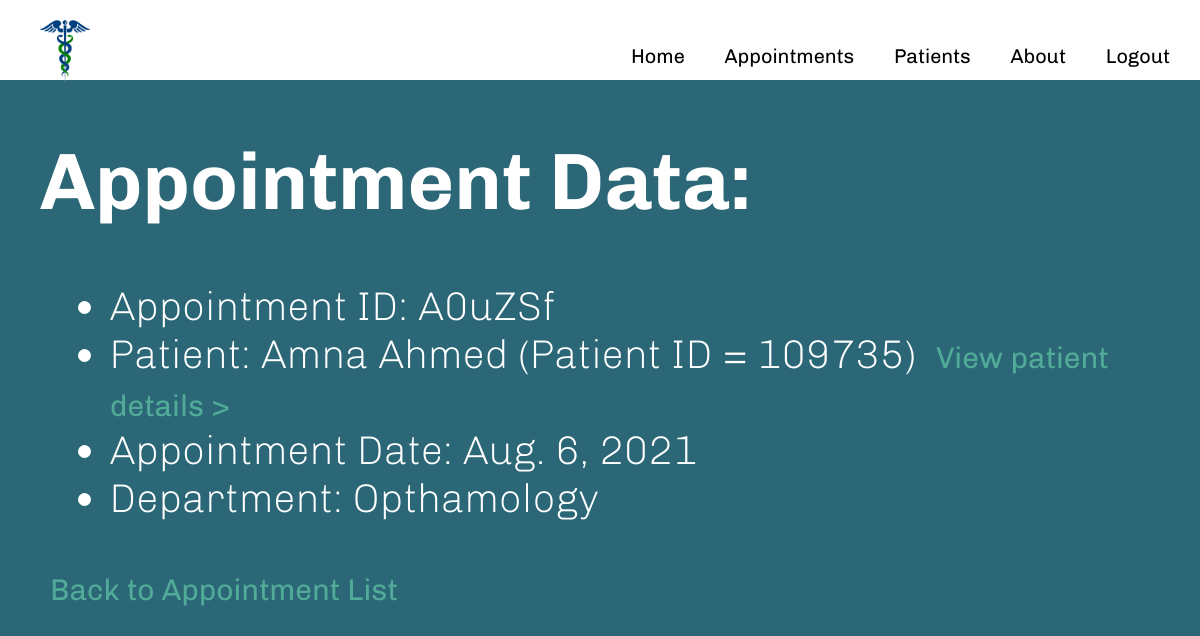
Page /appointments/5 (signed in) on the committed database.
### appointments/models.py (models this page shows, shortened)
class Appointment(models.Model):
    date = models.DateField()
    patient = models.ForeignKey(Patient, on_delete=models.CASCADE, related_name="appointments")
    department = models.ForeignKey(Department, on_delete=models.CASCADE, related_name="appointments")
    identification = models.CharField(max_length=6)

class Patient(models.Model):
    user = models.ForeignKey(User, on_delete=models.SET_NULL, null=True, blank=True)
    name = models.CharField(max_length=64)
    id = models.BigAutoField(primary_key=True)
    dateOfBirth = models.DateField(default=timezone.localdate)
    gender = models.CharField(max_length=64, default="")
    phone = models.IntegerField(default=1)
    notes = models.CharField(max_length=1000, default="")

class Department(models.Model):
    name = models.CharField(max_length=64)
    user = models.ForeignKey(User, on_delete=models.SET_NULL, null=True, blank=True)
    def __str__(self):
        return f"{self.name}"

### appointments/views.py (the view)
# urls.py: path("<int:appointment_id>", views.appointment, name="appointment"),
@login_required(login_url='loginPage')
def appointment(request, appointment_id):
    appointment = Appointment.objects.get(pk=appointment_id)
    return render(request, "appointments/appointment.html", {
        "appointment": appointment,
    })

### appointments/templates/appointments/appointment.html
{% extends "appointments/layout.html" %}
{% block body %}
    <h1>
        Appointment Data:
    </h1>
    <ul>
        <li>Appointment ID: {{ appointment.identification }}</li>
        <li>Patient: {{ appointment.patient.name }} (Patient ID = {{ appointment.patient.id }}) <a class="pageLinks" style="margin-left: 10px;" href="{% url 'patient' appointment.patient.id %}">View patient details ></a></li>
        <li>Appointment Date: {{ appointment.date }}</li>
        <li>Department: {{ appointment.department }}</li>
    </ul>
    <a href = "{% url 'index' %}" class="pageLinks">Back to Appointment List</a>
{% endblock %}

### assets/styles.css (style rules this page uses)
body { font-family: Chivo, sans-serif; font-weight: 200; font-size: 40px; margin: 0px; padding: 0px; }
body li { margin-left: 70px; }
body h1 { margin-left: 40px; color: #ffffff; }
body { font-family: Chivo, sans-serif; font-weight: 200; font-size: 40px; margin: 0px; padding: 0px; background-color: #2b6777; color: white; }
.pageLinks { text-decoration: none; color: #52ab98; font-weight: normal; font-size: 30px; margin-left: 50px; }

### rows in the picture
Appointment: identification "A0uZSf", patient.name "Amna Ahmed", patient.id "109735", date "Aug. 6, 2021", department "Opthamology"
